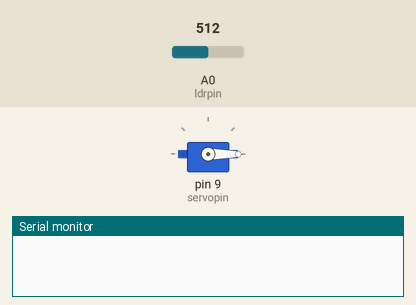
A sketch run on a simulated Arduino Uno, built with avr-gcc and run on an emulated ATmega328P. On the bench: servo, the last lines printed to the serial monitor. The test bench sets the inputs (shaded band); at power-on: A0 (ldrpin) = 512.

Above: at 4.2 s.
4.3 s: A0 (ldrpin) set to 730
At 5.4 s:
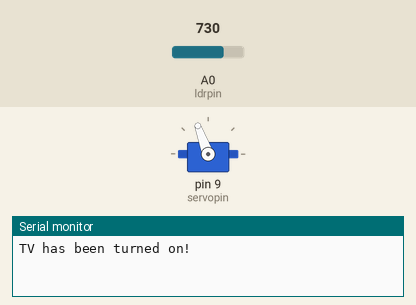
Timing chart, 0 to 7.3 s (numbered marks = the images above; inputs shaded):
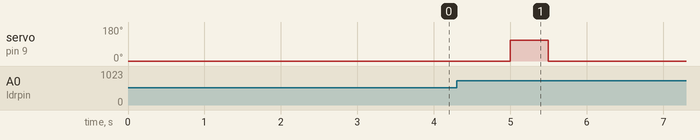

Measured:
- after the input at 4.3 s, servo on pin 9 (servopin): 0° → 110° after 0.70 s, → 0° 0.50 s later

The sketch:

tv-fan-automation.ino
```cpp
#define ldrpin A0
#define servopin 9

#include <Servo.h>
Servo s;

int x;
int y = 0;
int prevX;

void setup() {
  // put your setup code here, to run once:
  pinMode(ldrpin, INPUT);
  Serial.begin(9600);
  s.attach(servopin);
  s.write(0);

  delay(3000);
}

void loop() {
  // put your main code here, to run repeatedly:

  delay(1000);

  x = analogRead(ldrpin);

  if (x <= 685) { // if TV indicator is Red

    y = 0;

  }

  else {

    if (x - prevX >= 170) { // if analog value of LDR spikes

      if (x > 720) { // if TV LED turns Green or Off

        y = 1;

      }

    }

    else { // casual case

      y = 0;

    }

  }

  if (y == 1) {
    Serial.println("TV has been turned on!");
    s.write(110);
    delay(500);
    s.write(0);
  }

  prevX = x;
}
```
